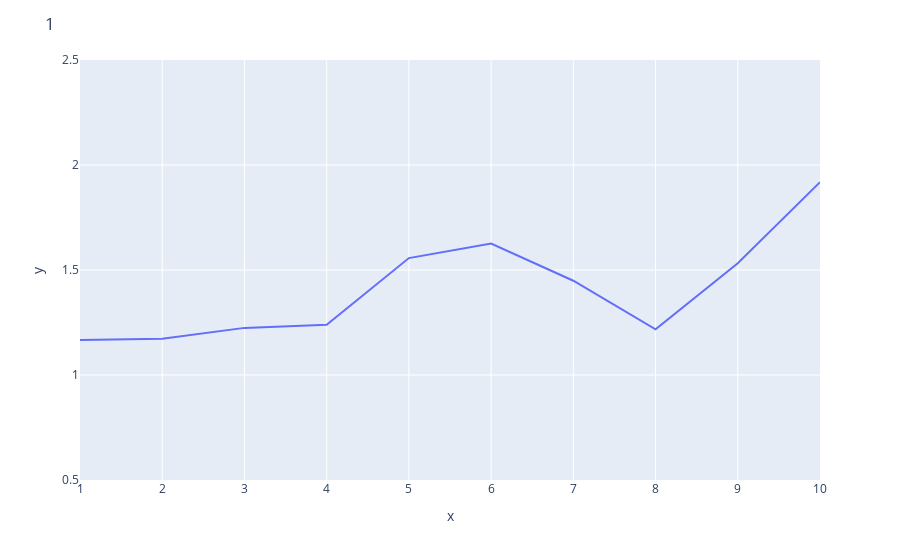
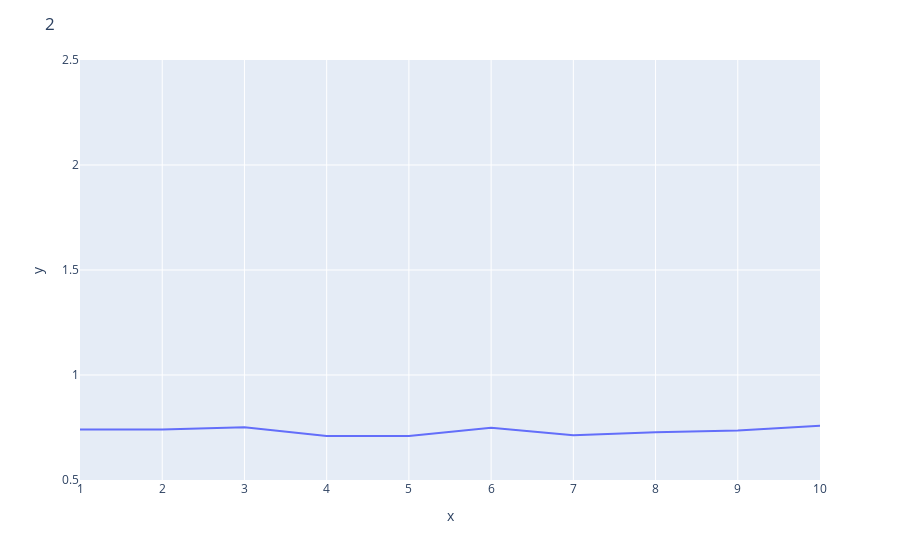
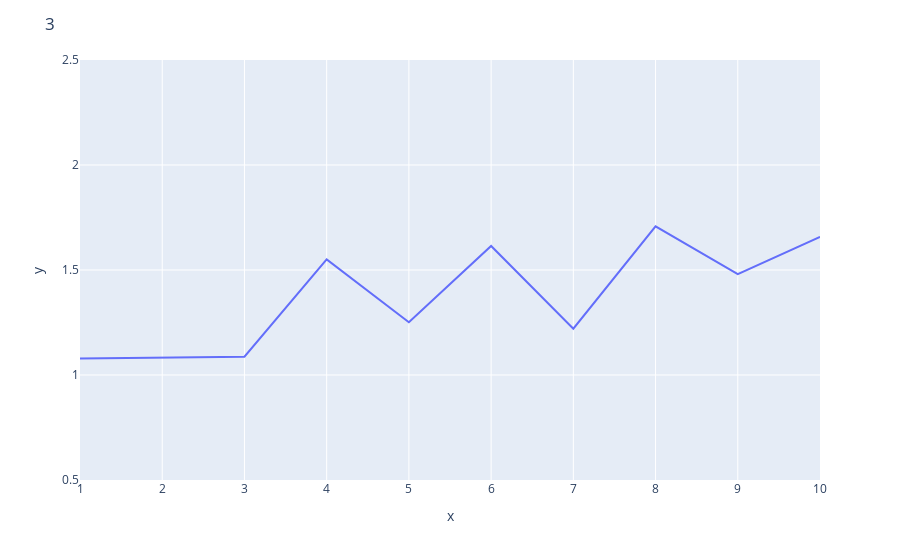
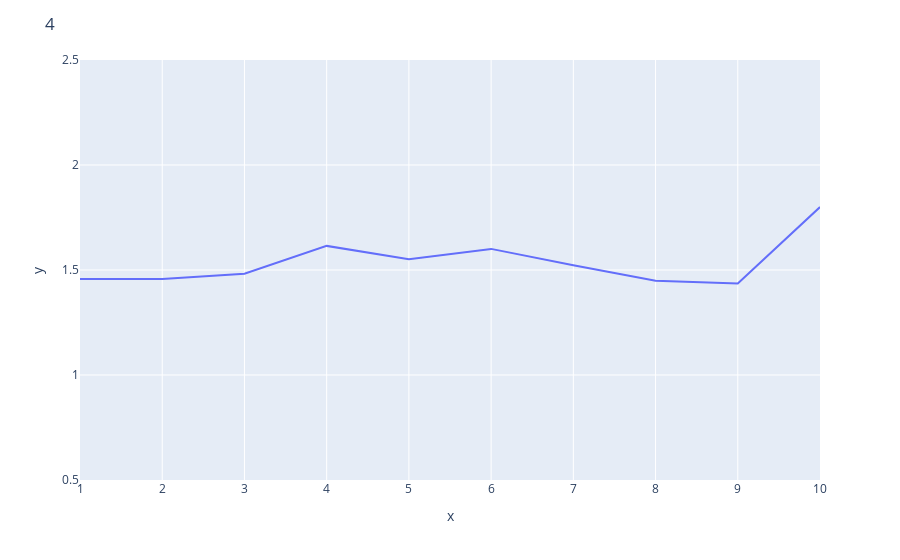

These figures' notebook cell, in order:
### Code cell
for id in ids:
    list = df_plot.filter(pl.col("system_id") == id).drop("system_id").transpose()["column_0"].to_list()

    fig = px.line(x = range(1,len(list)+1), y = list)
    fig.update_layout(title=f"{id}", yaxis_range = [0.5,2.5])
    fig.show()

### Figure 1 — Plotly figure (JSON) as saved in the notebook; plotly's stock layout.template omitted (floating-point values rounded to 4 significant figures)
{"data": [{"hovertemplate": "x=%{x}<br>y=%{y}<extra></extra>", "legendgroup": "", "line": {"color": "#636efa", "dash": "solid"}, "marker": {"symbol": "circle"}, "mode": "lines", "name": "", "orientation": "v", "showlegend": false, "type": "scatter", "x": [1, 2, 3, 4, 5, 6, 7, 8, 9, 10], "xaxis": "x", "y": [1.166, 1.173, 1.224, 1.239, 1.557, 1.626, 1.449, 1.218, 1.532, 1.918], "yaxis": "y"}], "layout": {"legend": {"tracegroupgap": 0}, "margin": {"t": 60}, "title": {"text": "1"}, "xaxis": {"anchor": "y", "domain": [0, 1], "title": {"text": "x"}}, "yaxis": {"anchor": "x", "domain": [0, 1], "range": [0.5, 2.5], "title": {"text": "y"}}}}

### Figure 2 — Plotly figure (JSON) as saved in the notebook; plotly's stock layout.template omitted (floating-point values rounded to 4 significant figures)
{"data": [{"hovertemplate": "x=%{x}<br>y=%{y}<extra></extra>", "legendgroup": "", "line": {"color": "#636efa", "dash": "solid"}, "marker": {"symbol": "circle"}, "mode": "lines", "name": "", "orientation": "v", "showlegend": false, "type": "scatter", "x": [1, 2, 3, 4, 5, 6, 7, 8, 9, 10], "xaxis": "x", "y": [0.7403, 0.7404, 0.751, 0.7096, 0.7099, 0.7493, 0.7128, 0.7276, 0.7355, 0.7588], "yaxis": "y"}], "layout": {"legend": {"tracegroupgap": 0}, "margin": {"t": 60}, "title": {"text": "2"}, "xaxis": {"anchor": "y", "domain": [0, 1], "title": {"text": "x"}}, "yaxis": {"anchor": "x", "domain": [0, 1], "range": [0.5, 2.5], "title": {"text": "y"}}}}

### Figure 3 — Plotly figure (JSON) as saved in the notebook; plotly's stock layout.template omitted (floating-point values rounded to 4 significant figures)
{"data": [{"hovertemplate": "x=%{x}<br>y=%{y}<extra></extra>", "legendgroup": "", "line": {"color": "#636efa", "dash": "solid"}, "marker": {"symbol": "circle"}, "mode": "lines", "name": "", "orientation": "v", "showlegend": false, "type": "scatter", "x": [1, 2, 3, 4, 5, 6, 7, 8, 9, 10], "xaxis": "x", "y": [1.079, 1.085, 1.087, 1.55, 1.251, 1.615, 1.221, 1.708, 1.481, 1.658], "yaxis": "y"}], "layout": {"legend": {"tracegroupgap": 0}, "margin": {"t": 60}, "title": {"text": "3"}, "xaxis": {"anchor": "y", "domain": [0, 1], "title": {"text": "x"}}, "yaxis": {"anchor": "x", "domain": [0, 1], "range": [0.5, 2.5], "title": {"text": "y"}}}}

### Figure 4 — Plotly figure (JSON) as saved in the notebook; plotly's stock layout.template omitted (floating-point values rounded to 4 significant figures)
{"data": [{"hovertemplate": "x=%{x}<br>y=%{y}<extra></extra>", "legendgroup": "", "line": {"color": "#636efa", "dash": "solid"}, "marker": {"symbol": "circle"}, "mode": "lines", "name": "", "orientation": "v", "showlegend": false, "type": "scatter", "x": [1, 2, 3, 4, 5, 6, 7, 8, 9, 10], "xaxis": "x", "y": [1.457, 1.457, 1.482, 1.615, 1.551, 1.601, 1.523, 1.448, 1.436, 1.8], "yaxis": "y"}], "layout": {"legend": {"tracegroupgap": 0}, "margin": {"t": 60}, "title": {"text": "4"}, "xaxis": {"anchor": "y", "domain": [0, 1], "title": {"text": "x"}}, "yaxis": {"anchor": "x", "domain": [0, 1], "range": [0.5, 2.5], "title": {"text": "y"}}}}
